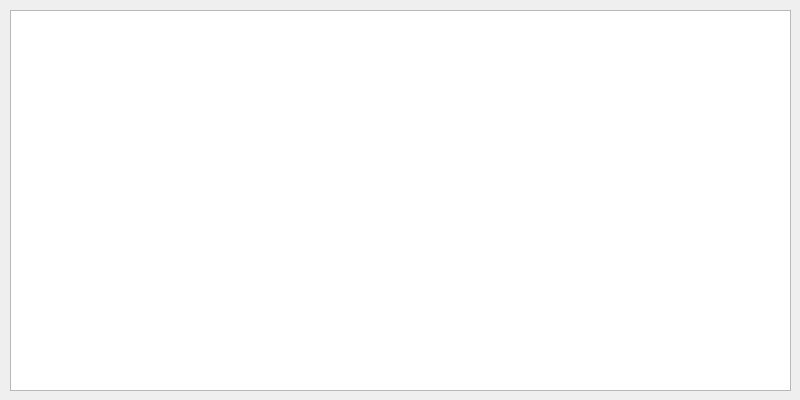
<?xml version="1.0" encoding="UTF-8"?>
<ui version="4.0">
 <class>SoldItems</class>
 <widget class="QDialog" name="SoldItems">
  <property name="windowModality">
   <enum>Qt::WindowModal</enum>
  </property>
  <property name="geometry">
   <rect>
    <x>0</x>
    <y>0</y>
    <width>800</width>
    <height>400</height>
   </rect>
  </property>
  <property name="windowTitle">
   <string>Sold Items</string>
  </property>
  <widget class="QTableView" name="tableView">
   <property name="geometry">
    <rect>
     <x>10</x>
     <y>10</y>
     <width>781</width>
     <height>381</height>
    </rect>
   </property>
  </widget>
 </widget>
 <resources/>
 <connections/>
</ui>
